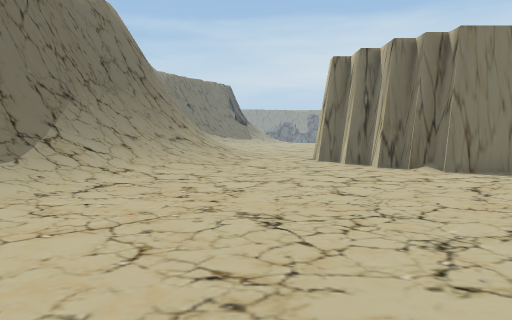
view 1 (above)

24 first-person views from a walk through a scene from a Unity 3-D project. The camera is 1.5 m above the floor, tilts 4° down and sees 70° across. The floor is counted in squares, 2 m on a side. Each view is taken from the middle of a square. On the plan, view 1 faces up. The plan holds only what a view shows up to about 11 squares ahead; the rest is blank. The place goes on beyond the plan.

view 2
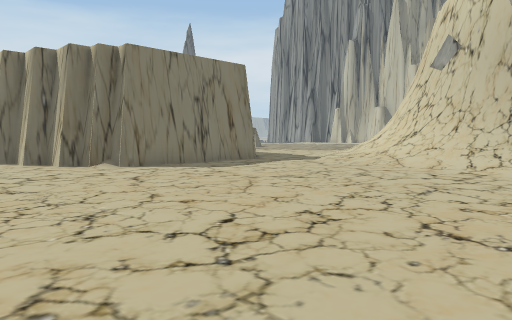

view 3
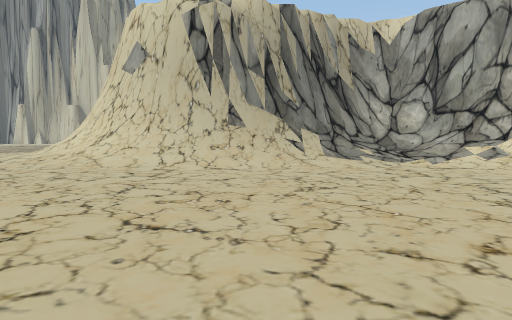

view 4
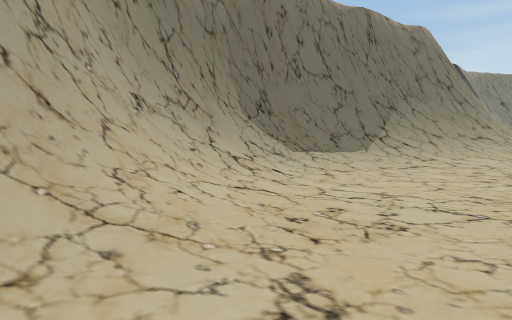

view 5
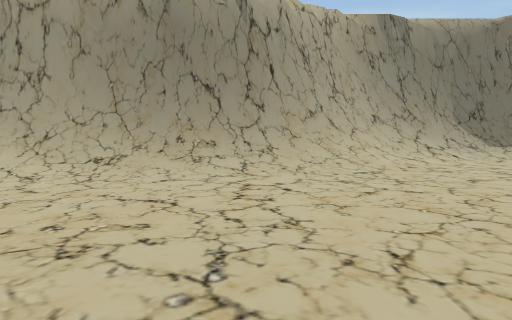

view 6
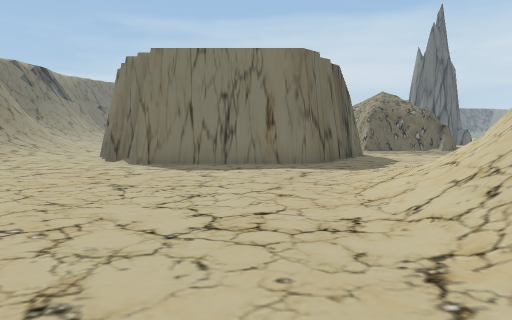

view 7
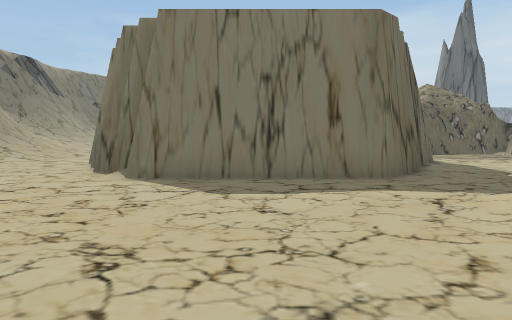

view 8
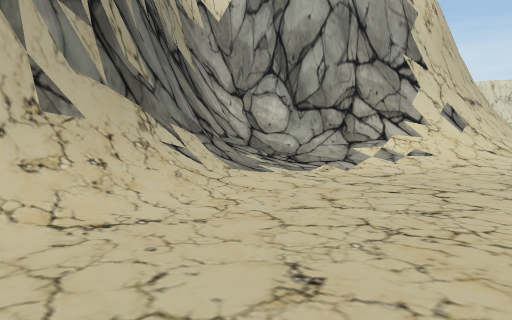

view 9
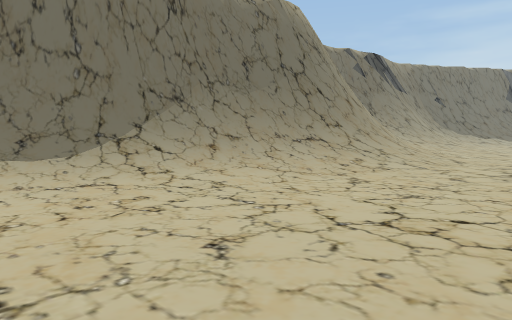

view 10
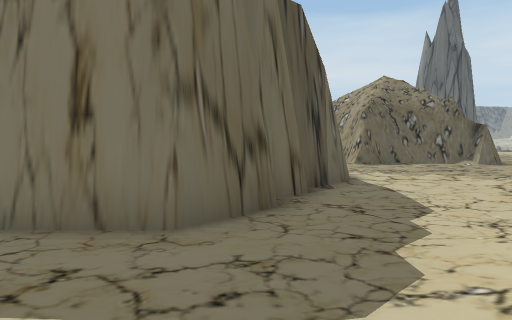

view 11
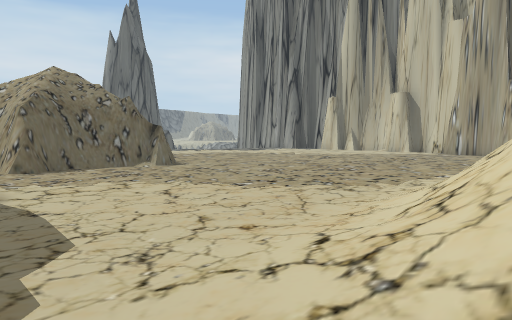

view 12
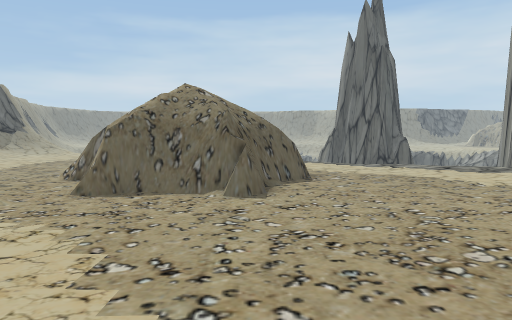

view 13
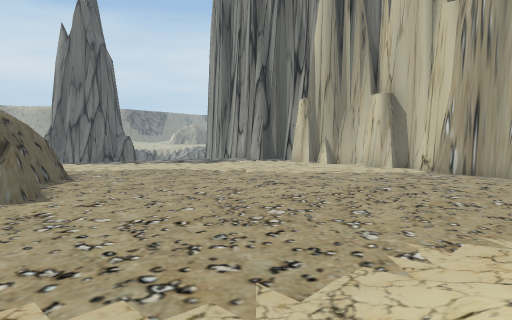

view 14
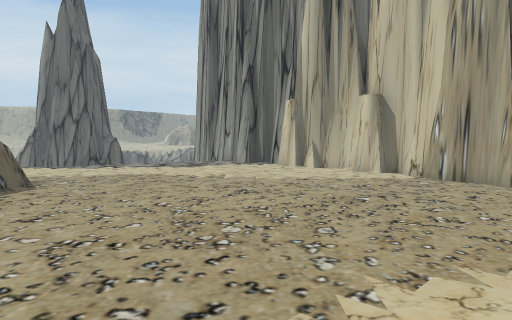

view 15
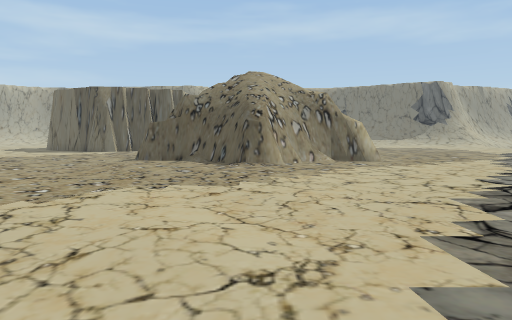

view 16
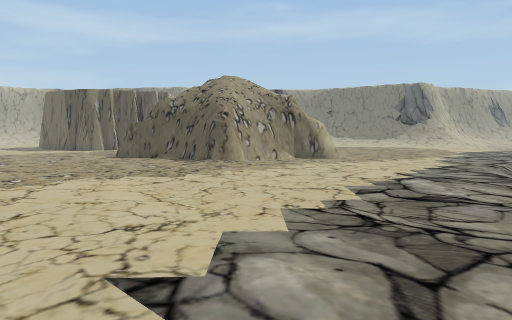

view 17
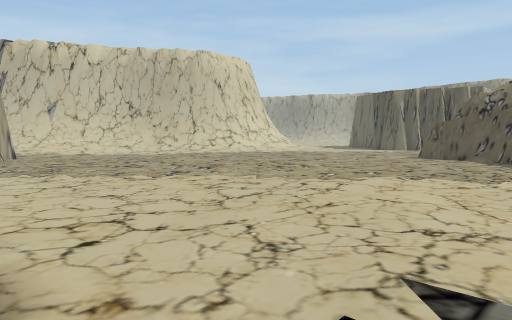

view 18
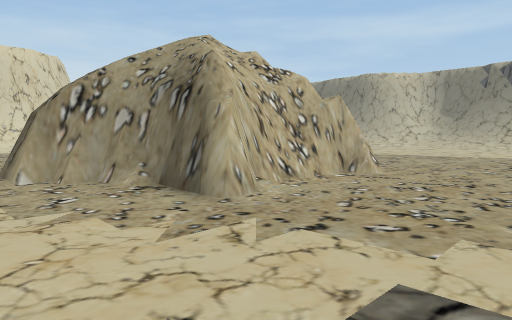

view 19
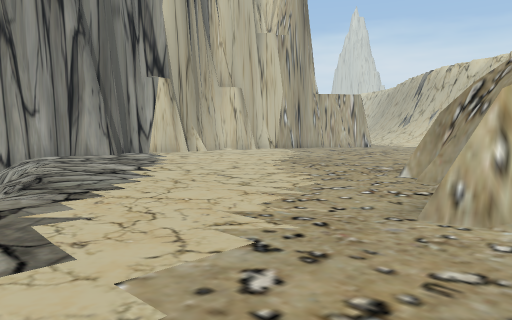

view 20
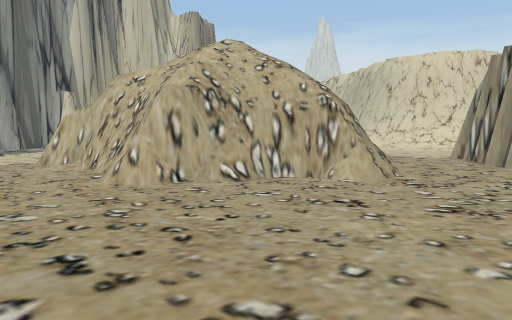

view 21
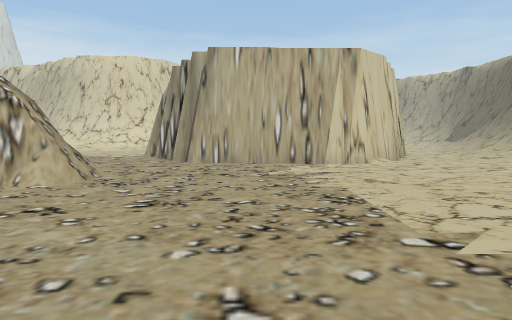

view 22
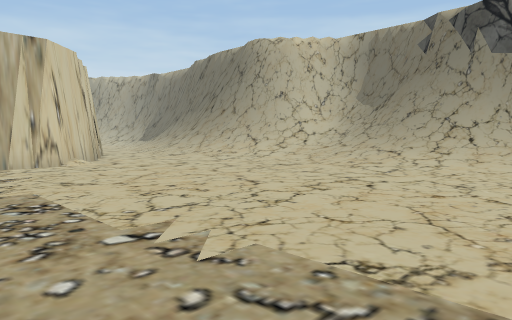

view 23
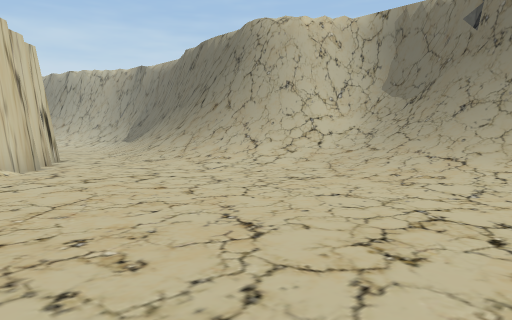

view 24
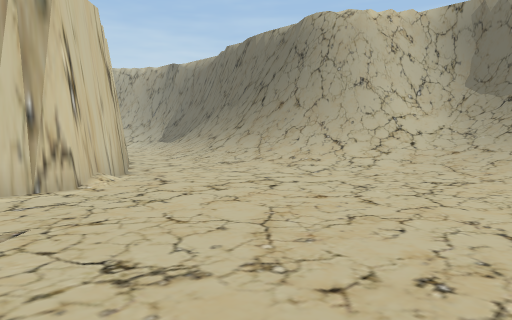

### Floor plan
Key: @ floor where view 1 was taken; # wall or solid block; . main floor; : floor 0.25 m higher than the main floor; / step, stairs or slope; = window, fence, low wall or low ledge; v drop or lower ground.
Columns run from 6 left of view 1 to 28 right of it. Each row starts with its distance up from view 1.
 25                      .....v
 24           .. . ............/vv
 23      ........................./vv
 22  ##//:...........................
 21  #////............#####..........
 20  #////............#   #...........
 19  #////...........##   ##........:..
 18 ##///:..........##    ##/.........
 17 #/////...........##   ##..........
 16 ##////............#   #.......:...
 15  ##///............#####...........
 14   ##///...######..................
 13    #///..##    #.........../::....
 12    #///..#     ##..........::.....
 11    #///.##      #........./:::....
 10   ##///..#     ##...........:.....
  9   ##//...##    #..................#
  8   #///....######.................##
  7   #///...........////////.......##
  6  ##///........../////////       #
  5  ##/...........///
  4  #//...........//#
  3  #//...........//#
  2  #//.........../##
  1  #///........../#
  0  ##//.@......../#
 -1   #///........./##
 -2   ##//........./=#
 -3    #///........//##
 -4    ##//........//=#
 -5     #//........///#
 -6     #//.......///##
 -7     ##//..  .///##
 -8      #//.    //##

Where each view was taken, in squares from view 1:
view 1: 0 up, 0 right, facing up
view 2: 1 down, 0 right, facing up-right
view 3: 1 down, 0 right, facing right
view 4: 3 down, 1 right, facing up-left
view 5: 4 down, 7 right, facing left
view 6: 2 down, 7 right, facing up
view 7: 1 up, 6 right, facing up
view 8: 1 up, 5 right, facing down-right
view 9: 3 up, 3 right, facing up-left
view 10: 4 up, 9 right, facing up
view 11: 5 up, 10 right, facing up-right
view 12: 6 up, 16 right, facing up
view 13: 6 up, 14 right, facing up-right
view 14: 6 up, 15 right, facing up-right
view 15: 18 up, 27 right, facing left
view 16: 19 up, 28 right, facing left
view 17: 19 up, 28 right, facing down-left
view 18: 25 up, 19 right, facing down-left
view 19: 25 up, 15 right, facing down-right
view 20: 24 up, 7 right, facing down-right
view 21: 24 up, 7 right, facing down
view 22: 24 up, 7 right, facing down-left
view 23: 22 up, 5 right, facing down-left
view 24: 20 up, 6 right, facing down-left
